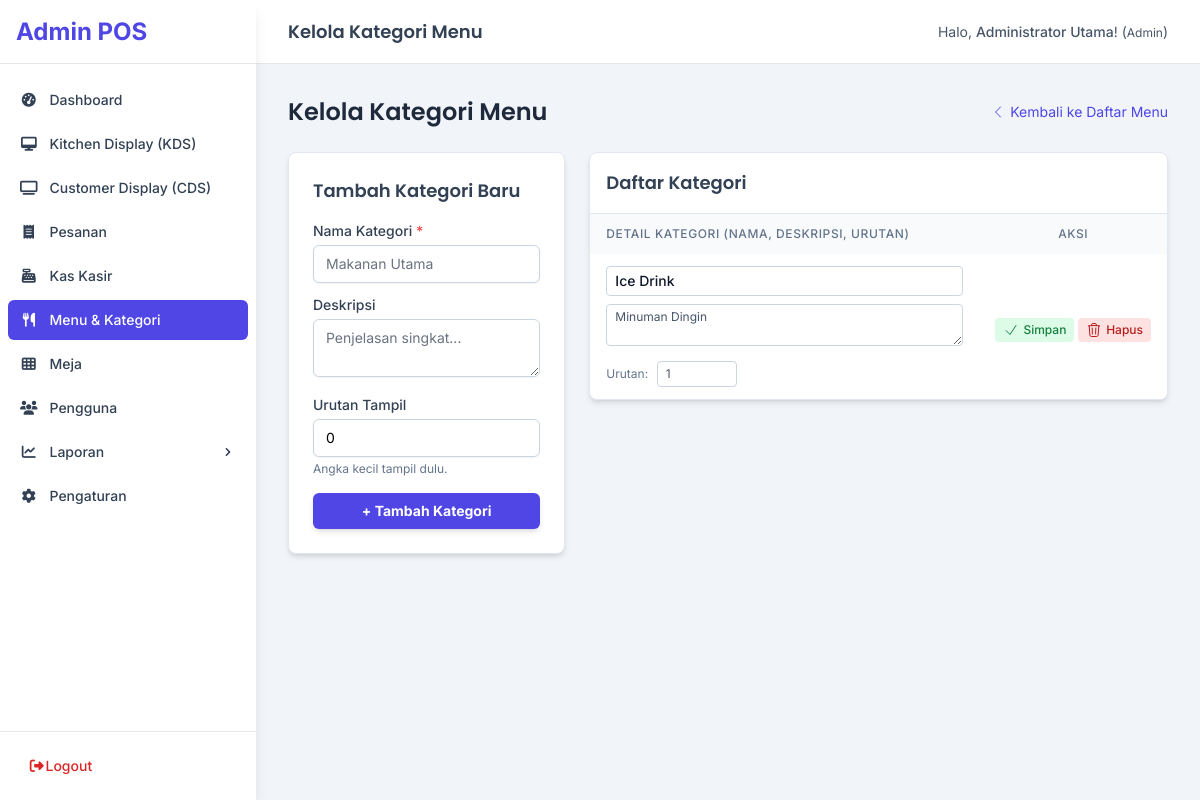
The page /admin/categories (signed in) on the database as committed earlier.
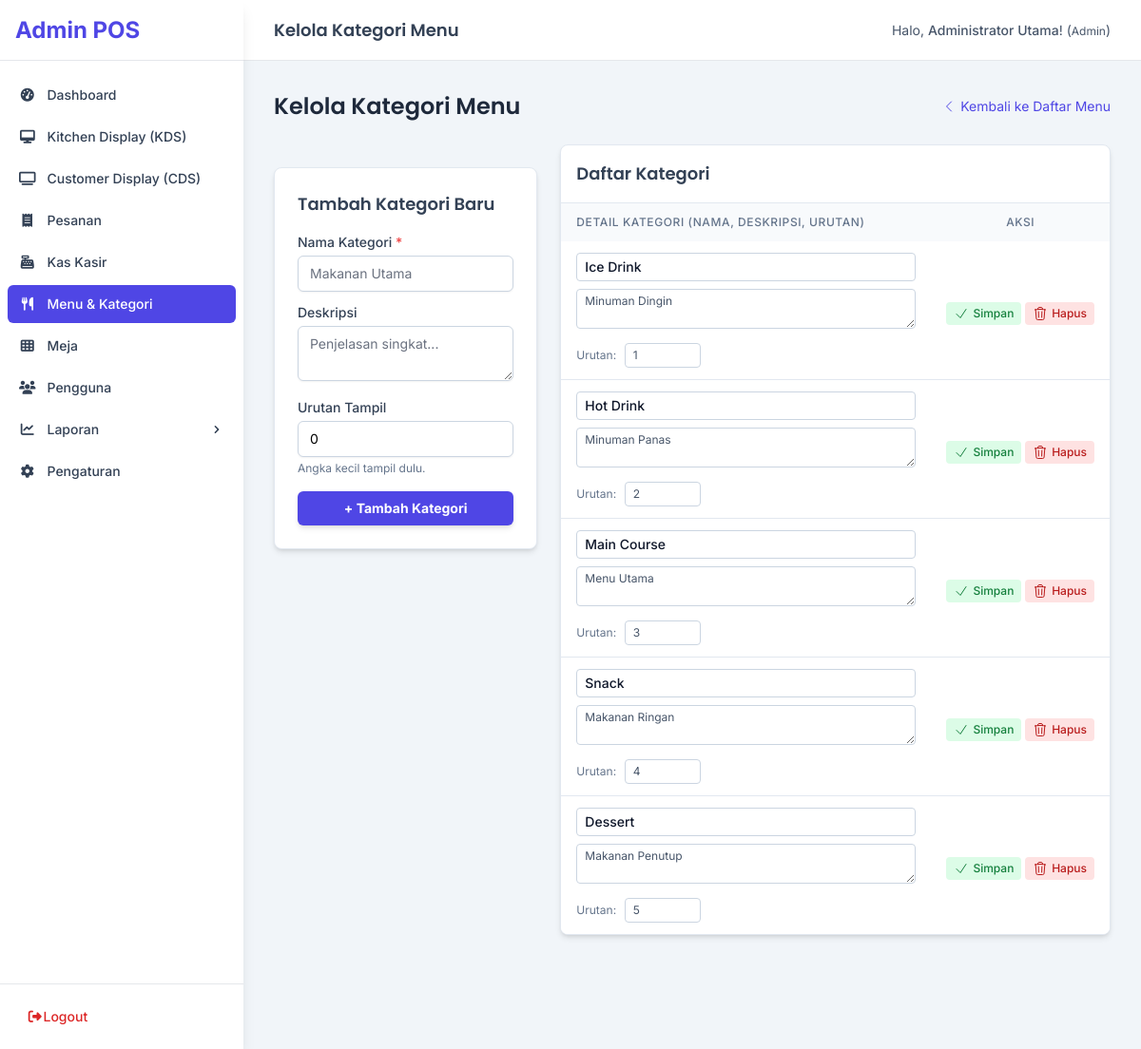
The same page on the database as committed later.
### tables this page shows
CREATE TABLE IF NOT EXISTS `categories` (
  `id` int(10) unsigned NOT NULL AUTO_INCREMENT,
  `name` varchar(100) NOT NULL COMMENT 'Nama kategori (e.g., Makanan, Minuman, Snack)',
  `description` text DEFAULT NULL COMMENT 'Deskripsi kategori',
  `sort_order` int(11) NOT NULL DEFAULT '0' COMMENT 'Urutan tampil kategori',
  `created_at` timestamp DEFAULT CURRENT_TIMESTAMP,
  `updated_at` timestamp DEFAULT CURRENT_TIMESTAMP ON UPDATE CURRENT_TIMESTAMP,
  PRIMARY KEY (`id`)  ,
  UNIQUE KEY `name` (`name`),
  KEY `idx_categories_name` (`name`)
);

### app/Controllers/Admin/MenuController.php (called while the page is built, shortened)
<?php
class MenuController extends Controller {
    private $categoryModel;
    public function __construct() {
        $this->categoryModel = $this->model('Category');
    }
    public function categories() { AuthHelper::requireAdmin(); $categories = $this->categoryModel->getAllSorted(); $this->view('admin.menu.categories', ['pageTitle' => 'Kelola Kategori Menu','categories' => $categories], 'admin_layout'); }
}

### app/Core/Router.php (called while the page is built, shortened)
<?php
class Router {
    protected $routes = [];
    public function addRoute(string $method, string $route, string $controllerAction): void {
        $route = trim($route, '/');
        $route = preg_replace('/\{([a-z_]+)\}/', '(?P<\1>[a-zA-Z0-9_-]+)', $route);
        $routePattern = ($route === '') ? '#^$#' : '#^' . $route . '$#';
        $this->routes[strtoupper($method)][$routePattern] = $controllerAction;
    }
    protected function match(): array|false {
        $fullPath = trim(parse_url($_SERVER['REQUEST_URI'] ?? '', PHP_URL_PATH) ?? '', '/');
        $basePath = defined('BASE_URL') ? trim(parse_url(BASE_URL, PHP_URL_PATH) ?? '', '/') : '';
        $relativePath = '';
        if (!empty($basePath)) {
            if (str_starts_with($fullPath, $basePath . '/')) {
                $relativePath = substr($fullPath, strlen($basePath) + 1);
            } elseif ($fullPath === $basePath) {
                $relativePath = '';
            } else {
                 $relativePath = $fullPath;
            }
        } else {
            $relativePath = $fullPath;
        }
        $requestUrlForPreg = $relativePath;
        $requestMethod = strtoupper($_SERVER['REQUEST_METHOD'] ?? 'GET');
        if (isset($this->routes[$requestMethod])) {
            foreach ($this->routes[$requestMethod] as $routePattern => $controllerAction) {
                if (preg_match($routePattern, $requestUrlForPreg, $matches)) {
                    $params = [];
                    list($controller, $action) = explode('@', $controllerAction, 2);
                    return [
                        'controller' => $controller,
                        'action' => $action,
                        'params' => $params
                    ];
                }
            }
        }
        return false;
    }
    public function dispatch(): void {
        $match = $this->match();
        $controllerClassName = 'App\\Controllers\\' . $match['controller'];
        $actionName = $match['action'];
        $params = $match['params'];
        $controllerInstance = new $controllerClassName();
        try {
            call_user_func_array([$controllerInstance, $actionName], $params);
        } catch (\Throwable $e) {
             error_log("Error executing action {$controllerClassName}@{$actionName}: " . $e->getMessage() . "\nTrace: " . $e->getTraceAsString());
             throw $e;
        }
    }
}
?>

### public/index.php (called while the page is built, shortened)
<?php
$router = new App\Core\Router();
try {
    $router->dispatch();
} catch (\Throwable $e) {
    error_log("Unhandled Exception/Error: " . $e->getMessage() . "\n" . $e->getTraceAsString());
    http_response_code(500);
    echo "<!DOCTYPE html><html><head><title>Error</title></head><body>";
    echo "<h1>Terjadi Kesalahan</h1>";
    echo "<p>Maaf, terjadi kesalahan pada server. Silakan coba lagi nanti.</p>";
    if (defined('ENVIRONMENT') && ENVIRONMENT === 'development') {
        echo "<pre>Error: " . htmlspecialchars($e->getMessage(), ENT_QUOTES) . "</pre>";
        echo "<pre>" . htmlspecialchars($e->getTraceAsString(), ENT_QUOTES) . "</pre>";
    }
    echo "</body></html>";
    exit;
}
?>

### app/Core/Database.php (called while the page is built, shortened)
<?php
class Database
{
    private $conn = null;
    private static $instance = null;
    private $host = DB_HOST;
    private $user = DB_USER;
    private $pass = DB_PASS;
    private $name = DB_NAME;
    private $port = DB_PORT;
    private function __construct()
    {
        $dsn = 'mysql:host=' . $this->host . ';port=' . $this->port . ';dbname=' . $this->name . ';charset=utf8mb4';
        $options = [
            PDO::ATTR_ERRMODE => PDO::ERRMODE_EXCEPTION,
            PDO::ATTR_DEFAULT_FETCH_MODE => PDO::FETCH_ASSOC,
            PDO::ATTR_EMULATE_PREPARES => false,
        ];
        try {
            $this->conn = new PDO($dsn, $this->user, $this->pass, $options);
        } catch (PDOException $e) {
            error_log("Database Connection Error: " . $e->getMessage());
            die("Gagal terhubung ke database. Silakan cek konfigurasi atau hubungi administrator.");
        }
    }
    public static function getInstance(): Database
    {
        if (self::$instance == null) {
            self::$instance = new Database();
        }
        return self::$instance;
    }
    public function getConnection(): PDO
    {
        return $this->conn;
    }
}
?>

### app/Core/Model.php (called while the page is built, shortened)
<?php
abstract class Model {
    public function __construct() {
        $this->db = Database::getInstance()->getConnection();
    }
}
?>

### app/Models/Category.php (called while the page is built, shortened)
<?php
class Category extends Model {
    protected $table = 'categories';
    public function getAllSorted(): array {
        try {
            $stmt = $this->db->query("SELECT * FROM {$this->table} ORDER BY sort_order ASC, name ASC");
            return $stmt->fetchAll(PDO::FETCH_ASSOC);
        } catch (PDOException $e) {
            error_log("Error fetching sorted categories: " . $e->getMessage());
            return [];
        }
    }
}
?>

### app/Helpers/UrlHelper.php (called while the page is built, shortened)
<?php
class UrlHelper {
    public static function baseUrl(string $path = ''): string {
        $baseUrl = rtrim(BASE_URL, '/');
        $path = ltrim($path, '/');
        return $baseUrl . '/' . $path;
    }
}
?>

### app/Helpers/SanitizeHelper.php (called while the page is built, shortened)
<?php
class SanitizeHelper {
    public static function html(mixed $data): string {
        return htmlspecialchars((string)$data, ENT_QUOTES, 'UTF-8');
    }
}
?>

### app/views/admin/menu/categories.php (the view, shortened to what the changed rows need)
<?php
$categories = $categories ?? [];
?>
<div class="flex justify-between items-center mb-6">
    <h2 class="text-2xl font-semibold text-slate-800">Kelola Kategori Menu</h2>
</div>
<div class="grid grid-cols-1 lg:grid-cols-3 gap-6">
    <div class="lg:col-span-2">
        <div class="bg-white shadow-md rounded-lg overflow-hidden border border-slate-200">
            <div class="overflow-x-auto">
                <?php if (empty($categories)): ?>
                     <p class="px-6 py-10 text-center text-slate-500 text-sm">Belum ada kategori menu.</p>
                <?php else: ?>
                    <table class="min-w-full">
                        <thead class="bg-slate-50">
                            <tr>
                                <th scope="col" class="px-4 py-3 text-left text-xs font-medium text-slate-500 uppercase tracking-wider">Detail Kategori (Nama, Deskripsi, Urutan)</th>
                                <th scope="col" class="px-4 py-3 text-center text-xs font-medium text-slate-500 uppercase tracking-wider w-24">Aksi</th>
                            </tr>
                        </thead>
                        <tbody class="bg-white divide-y divide-slate-200">
                                <?php foreach ($categories as $category): ?>
                                    <tr>
                                        <td class="px-4 py-3 align-top">
                                            <form action="<?= UrlHelper::baseUrl('/admin/categories/update/' . $category['id']) ?>" method="POST" class="category-edit-form space-y-2" id="edit-form-<?= $category['id'] ?>">
                                                <div>
                                                      <input type="text" id="name_<?= $category['id'] ?>" name="name" value="<?= SanitizeHelper::html($category['name']) ?>" required maxlength="100" placeholder="Nama Kategori" class="category-input w-full text-sm font-medium text-slate-900 border border-slate-300 rounded px-2 py-1 focus:border-indigo-500 focus:ring focus:ring-indigo-200 focus:ring-opacity-50 bg-white">
                                                 </div>
                                                 <div>
                                                      <textarea id="desc_<?= $category['id'] ?>" name="description" rows="2" maxlength="255" class="category-input w-full text-xs text-slate-600 border border-slate-300 rounded px-2 py-1 focus:border-indigo-500 focus:ring focus:ring-indigo-200 focus:ring-opacity-50 bg-white" placeholder="Deskripsi..."><?= SanitizeHelper::html($category['description'] ?? '') ?></textarea>
                                                 </div>
                                                 <div>
                                                    <label for="sort_<?= $category['id'] ?>" class="text-xs text-slate-500 mr-1">Urutan:</label>
                                                    <input type="number" id="sort_<?= $category['id'] ?>" name="sort_order" value="<?= SanitizeHelper::html($category['sort_order']) ?>" min="0" class="category-input w-20 text-xs text-slate-600 border border-slate-300 rounded px-2 py-1 focus:border-indigo-500 focus:ring focus:ring-indigo-200 focus:ring-opacity-50 bg-white">
                                                 </div>
                                            </form>
                                        </td>
                                        <td class="px-4 py-3 whitespace-nowrap text-center align-middle text-sm font-medium space-y-2">
                                             <button type="submit" form="edit-form-<?= $category['id'] ?>" class="inline-flex items-center justify-center bg-green-100 hover:bg-green-200 text-green-700 px-2 py-1 text-xs rounded" title="Simpan Perubahan">
                                                  <svg class="w-4 h-4" xmlns="http://www.w3.org/2000/svg" fill="none" viewBox="0 0 24 24" stroke-width="1.5" stroke="currentColor"><path stroke-linecap="round" stroke-linejoin="round" d="M4.5 12.75l6 6 9-13.5" /></svg>
                                                  <span class="ml-1 hidden sm:inline">Simpan</span>
                                             </button>
                                             <form action="<?= UrlHelper::baseUrl('/admin/categories/destroy/' . $category['id']) ?>" method="POST" class="inline-block delete-confirm-form" data-confirm-message="Yakin ingin menghapus kategori '<?= SanitizeHelper::html($category['name']) ?>'?">
                                                 <button type="submit" class="inline-flex items-center justify-center bg-red-100 hover:bg-red-200 text-red-700 px-2 py-1 text-xs rounded" title="Hapus">
                                                      <span class="ml-1 hidden sm:inline">Hapus</span>
                                                 </button>
                                             </form>
                                        </td>
                                    </tr>
                                <?php endforeach; ?>
                        </tbody>
                    </table>
                 <?php endif; ?>
            </div>
        </div>
    </div>
</div>

Rows that differ between the two databases and show on the page:
added categories: name "Hot Drink", description "Minuman Panas", sort_order "2"
added categories: name "Main Course", description "Menu Utama", sort_order "3"
added categories: name "Snack", description "Makanan Ringan", sort_order "4"
added categories: name "Dessert", description "Makanan Penutup", sort_order "5"
